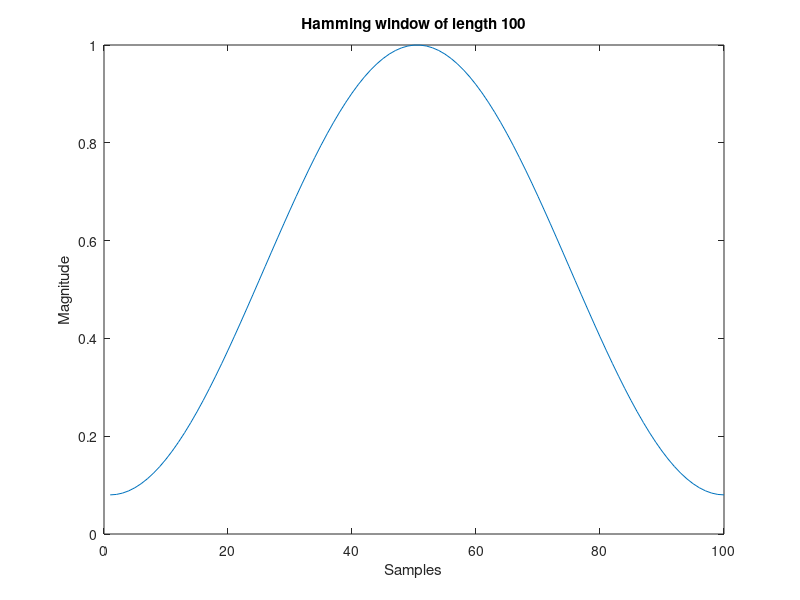
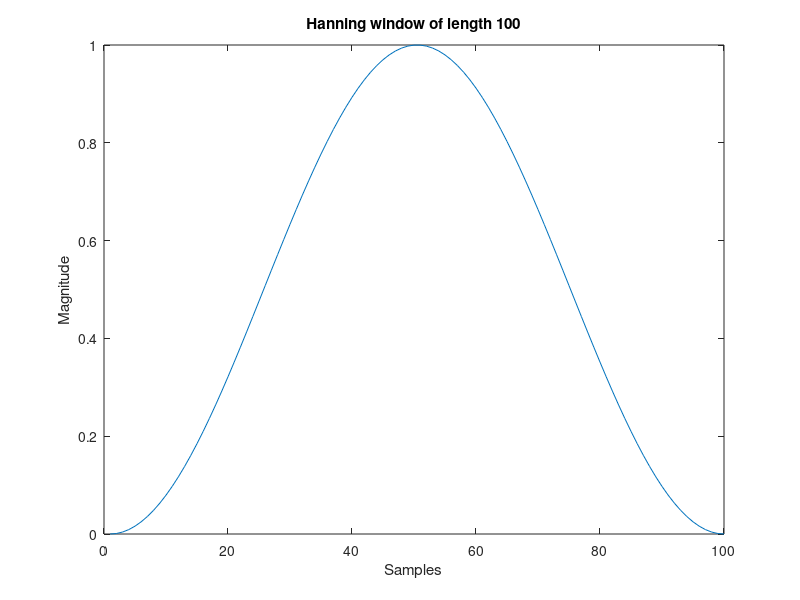
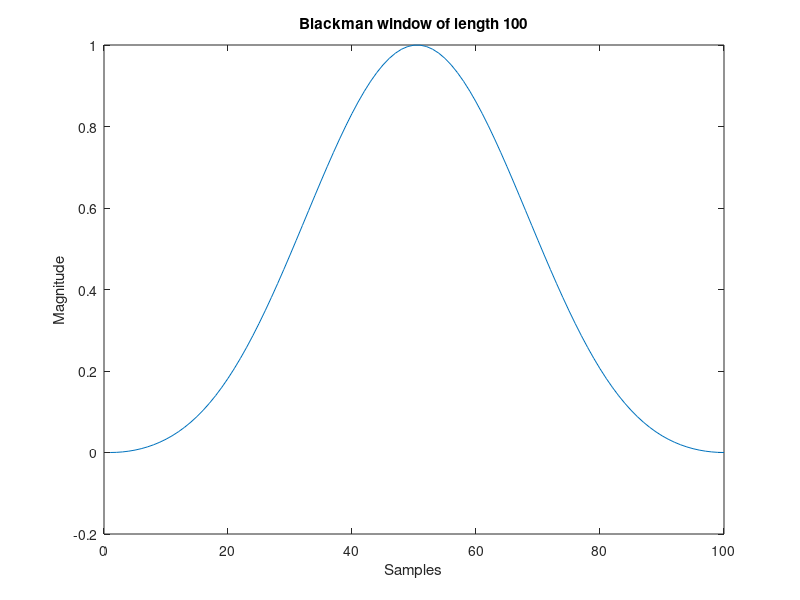
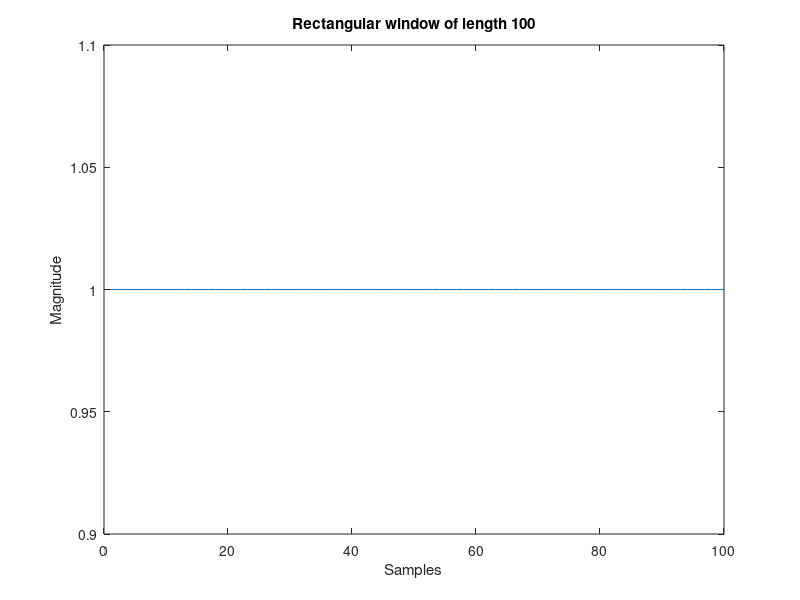

These charts were generated, in order, by the following MATLAB code: (Note: this script raises an error after producing the figures.)

% Different windows of length 100
% Hamming window
figure;
plot(hamming(100))
title('Hamming window of length 100')
xlabel('Samples')
ylabel('Magnitude')

% Hanning window
figure;
plot(hanning(100))
title('Hanning window of length 100')
xlabel('Samples')
ylabel('Magnitude')

% Blackman window
figure;
plot(blackman(100))
title('Blackman window of length 100')
xlabel('Samples')
ylabel('Magnitude')

% Rectangular window
figure;
plot(rectwin(100))
title('Rectangular window of length 100')
xlabel('Samples')
ylabel('Magnitude')

% Window lengths array
N = [100, 200, 300];

% Calculating the DFT of the window signal
for i = 1:length(N)
    % Generating the window signal
    window = blackman(N(i));

    % Calculating the DFT
    X = fft(window, 1024);

    % Normalizing the magnitude
    X_norm = abs(X) / N(i);

    % Plotting the spectrum
    figure;
    plot((-1024/2:1024/2 - 1) ./ 1024, X_norm);
    xlabel('Frequency (normalised)');
    ylabel('Magnitude (normalised)');
    title(['Spectrum of Blackman Window (N = ', num2str(N(i)), ')']);
end

% Calculating the DFT of the window signal in decibels
for i = 1:length(N)
    % Generating the window signal
    window = blackman(N(i));

    % Calculating the DFT
    X = fft(window, 1024);

    % Normalizing the magnitude
    X_norm = abs(X) / N(i);

    % Plotting the spectrum
    figure;
    plot((-1024/2:1024/2 - 1) ./ 1024, db(X_norm));
    xlabel('Frequency (normalised)');
    ylabel('Magnitude (normalised) in dB');
    title(['Spectrum of Blackman Window (N = ', num2str(N(i)), ')']);
end